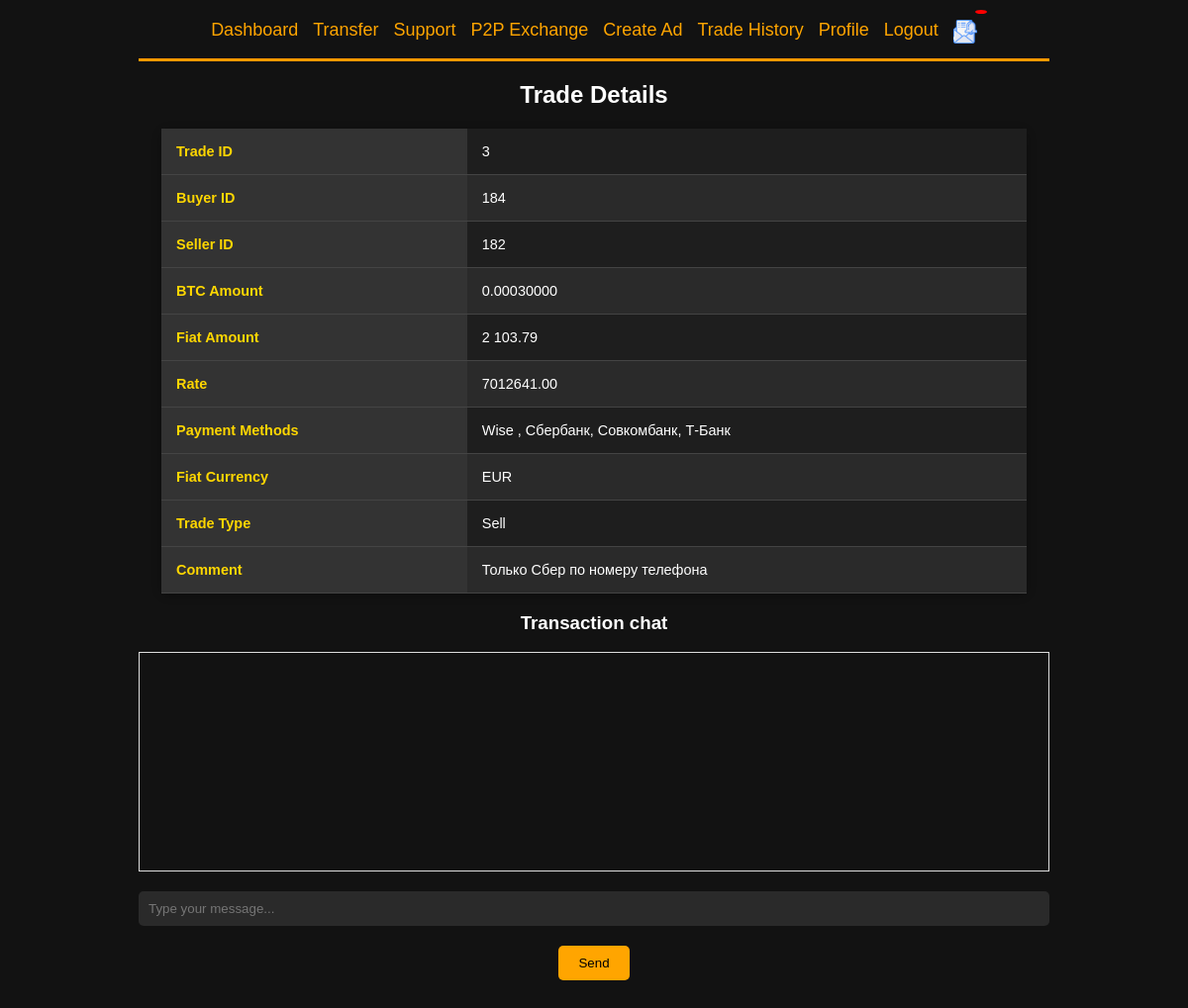
The app's page /pages/p2p/trade_details.php?ad_id=3 with its own data.
### tables this page shows
CREATE TABLE `ads` (
  `id` int NOT NULL,
  `user_id` int NOT NULL,
  `amount_btc` decimal(16,8) DEFAULT NULL,
  `rate` decimal(16,2) NOT NULL,
  `payment_method` varchar(255) DEFAULT NULL,
  `fiat_currency` varchar(255) NOT NULL,
  `trade_type` enum('buy','sell') NOT NULL,
  `status` enum('active','inactive','pending','completed') NOT NULL,
  `created_at` timestamp NULL DEFAULT CURRENT_TIMESTAMP,
  `updated_at` timestamp NULL DEFAULT CURRENT_TIMESTAMP ON UPDATE CURRENT_TIMESTAMP,
  `comment` text,
  `buyer_id` int DEFAULT NULL,
  `min_amount_btc` double NOT NULL,
  `max_amount_btc` double NOT NULL
);

### pages/p2p/trade_details.php (the view, shortened to what this page needs)
<?php
$ad_id = null;
if (isset($_GET['ad_id'])) {
    $ad_id = intval($_GET['ad_id']);
} elseif (isset($_POST['ad_id'])) {
    $ad_id = intval($_POST['ad_id']);
}
$CONNECT = mysqli_connect(HOST, USER, PASS, DB);
$stmt = $CONNECT->prepare("SELECT * FROM ads WHERE id = ?");
$stmt->bind_param("i", $ad_id);
$stmt->execute();
$ad_result = $stmt->get_result();
$ad = mysqli_fetch_assoc($ad_result);
$seller_id = $ad['user_id'];
$buyer_id = $ad['buyer_id'];
?>
<!DOCTYPE html>
<html lang="en">
<head>
    <link rel="stylesheet" href="../../css/styles.css">
</head>
<body>
    <div class="container">
        <?php include 'pages/p2p/menu.php'; ?>
        <h2>Trade Details</h2>
        <table class="trade-details-table">
            <tr>
                <th>Trade ID</th>
                <td><?php echo htmlspecialchars($ad_id); ?></td>
            </tr>
            <tr>
                <th>Buyer ID</th>
                <td><?php echo htmlspecialchars($buyer_id); ?></td>
            </tr>
            <tr>
                <th>Seller ID</th>
                <td><?php echo htmlspecialchars($seller_id); ?></td>
            </tr>
            <tr>
                <th>BTC Amount</th>
                <td><?php echo htmlspecialchars($ad['amount_btc']); ?></td>
            </tr>
            <tr>
                <th>Fiat Amount</th>
                <td><?php echo number_format(htmlspecialchars($ad['rate'] * $ad['amount_btc']), 2, '.', ' '); ?></td>
            </tr>
            <tr>
                <th>Rate</th>
                <td><?php echo htmlspecialchars($ad['rate']); ?></td>
            </tr>
            <tr>
                <th>Payment Methods</th>
                <td>
                    <?php
                    $payment_methods_result = mysqli_query($CONNECT, "SELECT payment_method FROM ad_payment_methods WHERE ad_id = '$ad_id'");
                    $payment_methods = [];
                    while ($row = mysqli_fetch_assoc($payment_methods_result)) {
                        $payment_methods[] = $row['payment_method'];
                    }
                    echo htmlspecialchars(implode(', ', $payment_methods));
                    ?>
                </td>
            </tr>
            <tr>
                <th>Fiat Currency</th>
                <td><?php echo htmlspecialchars($ad['fiat_currency']); ?></td>
            </tr>
            <tr>
                <th>Trade Type</th>
                <td><?php echo htmlspecialchars($ad['trade_type'] == 'buy' ? 'Buy' : 'Sell'); ?></td>
            </tr>
            <tr>
                <th>Comment</th>
                <td><?php echo htmlspecialchars($ad['comment']); ?></td>
            </tr>
        </table>
        <div class="chat">
            <h3>Transaction chat</h3>
            <div class="chat-box" id="chat-box"></div>
            <form id="chat-form">
                <input type="text" name="message" placeholder="Type your message...">
                <button type="submit">Send</button>
            </form>
        </div>
    </div>
</body>
</html>

### css/styles.css (style rules this page uses)
body { background-color: #121212; color: white; font-family: Arial, sans-serif; text-align: center; margin: 0; padding: 0; }
input { display: block; width: calc(100% - 20px); margin: 10px 0; padding: 10px; border: none; border-radius: 5px; background: #2a2a2a; color: white; outline: none; }
.container { width: 80%; max-width: 1200px; margin: 0 auto; padding: 20px; box-sizing: border-box; }
button, .btn { background: orange; color: black; padding: 10px 20px; border: none; border-radius: 5px; cursor: pointer; transition: background 0.3s; width: auto; margin: 10px 0; }
table { width: 100%; border-collapse: collapse; margin: 20px 0; background-color: #1e1e1e; border-radius: 8px; box-shadow: 0 2px 10px rgba(0, 0, 0, 0.3); }
table th, table td { padding: 15px; text-align: left; border-bottom: 1px solid #444; }
table th { background-color: #333; color: #FFD700; font-size: 18px; }
table tr:nth-child(even) { background-color: #2a2a2a; }
table tr:nth-child(odd) { background-color: #1e1e1e; }
.trade-details-table { width: 95%; margin: 0 auto; font-size: 95%; }
.trade-details-table th, .trade-details-table td { font-size: 95%; }

### pages/p2p/trade_details.php (style rules this page uses)
.trade-details-table { width: 95%; margin: 0 auto; font-size: 95%; }
.trade-details-table th, .trade-details-table td { font-size: 95%; height: auto; }
.chat-box { border: 1px solid #ddd; padding: 10px; height: 200px; overflow-y: scroll; margin-bottom: 20px; }

### records on screen
ads: buyer "184", user "182", amount_btc "0.00030000", $ad['rate'] * $ad['amount_btc'] "2 103.79", rate "7012641.00", fiat_currency "EUR", trade_type "Sell", comment "Только Сбер по номеру телефона"

### other values on screen
$ad_id "3"
implode(', ', $payment_methods) "Wise , Сбербанк, Совкомбанк, Т-Банк"
